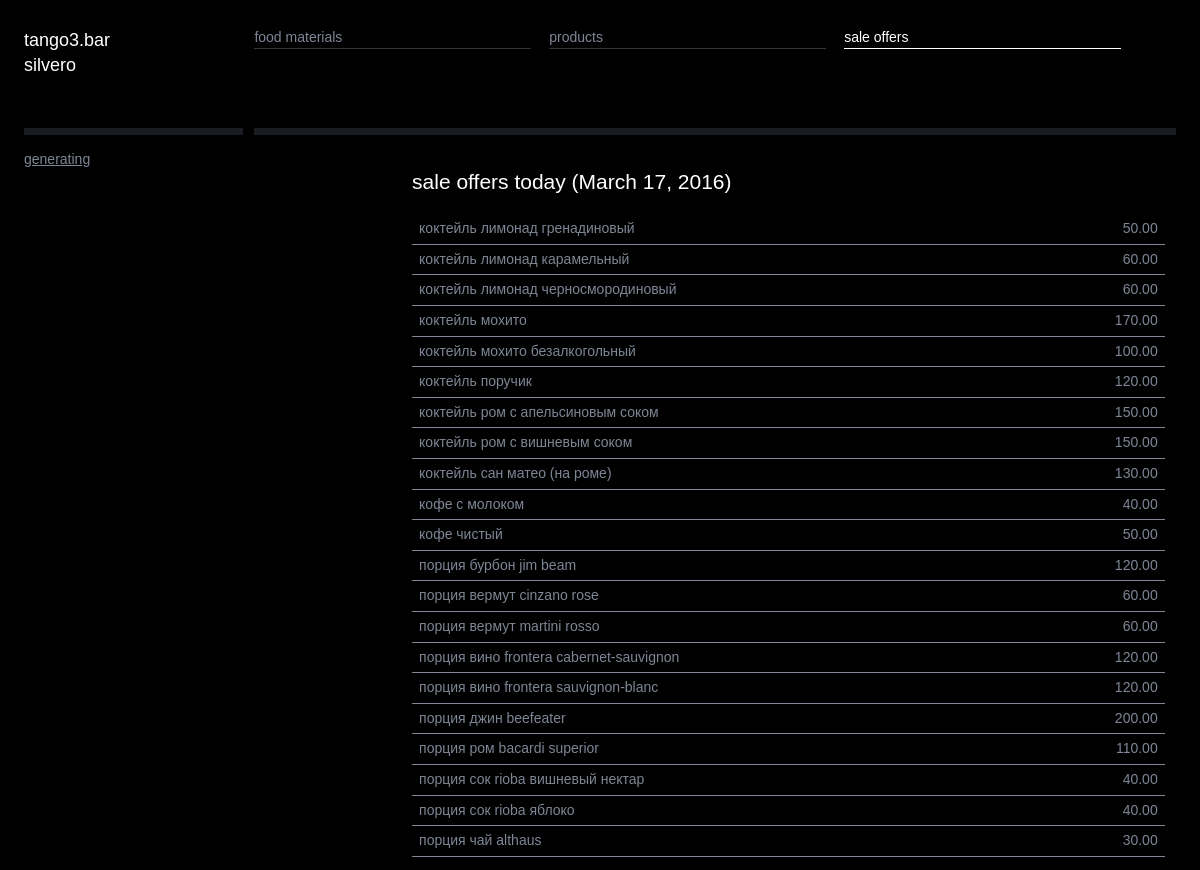
Screenshot of /bar/sale_offer_list (signed in) with the database file from the repository.
### bar/models.py (models this page shows, shortened)
class WorkDay(models.Model):
	date       = models.DateField()
	is_current = models.BooleanField(default=False)
	class Meta:
		ordering = ['-date']
	@staticmethod
	def get_current():
		return WorkDay.objects.get(is_current=True)

class SaleOffer(models.Model):
	product = models.ForeignKey(Product)
	day     = models.ForeignKey(WorkDay)
	cost    = models.DecimalField(max_digits=8, decimal_places=2, default=decimal.Decimal('0.00'))
	price   = models.DecimalField(max_digits=8, decimal_places=2, default=decimal.Decimal('0.00'))
	class Meta:
		ordering = ('product__name',)

class Product(models.Model):
	name        = models.CharField(max_length=200)
	recipe      = models.OneToOneField(Recipe)
	fixed_price = models.DecimalField(max_digits=8, decimal_places=2, default=0)
	rounding    = models.DecimalField(max_digits=8, decimal_places=2, default=1)
	markup      = models.DecimalField(max_digits=8, decimal_places=2, default=1)
	is_active   = models.BooleanField(default=False)

### bar/views.py (the view)
class SaleOfferListView(generic.ListView):
	model               = SaleOffer
	template_name       = 'bar/sale_offer_list.html'
	context_object_name = 'sale_offers'
	def get_queryset(self):
		day = WorkDay.get_current()
		return SaleOffer.objects.filter(day=day)
	def get_context_data(self, **kwargs):
		context = super(SaleOfferListView, self).get_context_data(**kwargs)
		context['user']  = self.request.user
		context['today'] = WorkDay.get_current()
		return context

### bar/templates/bar/sale_offer_list.html (shortened to what this page needs)
<!doctype html>
<html lang="en">
<head>
	{% load staticfiles %}
	<link rel="stylesheet" href={% static "css/style.css" %}>
</head>
<body>
	<div class="container">
		<header class="header clearfix">
			<div class="logo">
				tango3.bar<br/>
				{{ user }}
			</div>
			<nav class="menu_main">
				<ul>
					<li><a href={% url 'bar:food_material_list' %}>food materials</a></li>
					<li><a href={% url 'bar:product_list' %}>products</a></li>
					<li class="active"><a href={% url 'bar:sale_offer_list' %}>sale offers</a></li>
				</ul>
			</nav>
		</header>
		<div class="info">
			<article class="article clearfix">
				<div class="col_33">
					{% if user.is_authenticated %}
						<a href={% url 'bar:sale_offer_generator' %}>generating</a>
					{% else %}
						&nbsp;
					{% endif %}
				</div>
				<div class="col_66">
					{% if sale_offers %}
						<h2>sale offers today ({{ today.date }})</h2>
						<table class='table'>
							{% for sale_offer in sale_offers %}
								<tr>
									<td>{{ sale_offer.product.name }}</td>
									<td align='right'>{{ sale_offer.price }}</td>
								<tr>
							{% endfor %}
						</table>
					{% else %}
						no records
					{% endif %}
				</div>
			</article>
		</div>
	</div>
</body>

### bar/static/css/style.css (style rules this page uses)
.col_33 { width:31%; margin:0 2% 0 0; float:left; }
.col_66 { width:64%; margin:0 2% 0 0; float:left; }

### bar/static/css/skin.css (style rules this page uses)
body { font-family:arial, sans-serif; color:#7E8695; background:#000; }
a { color:#7E8695; }
ul li, ol li { padding:0 0 0.4em 0; }
.container { max-width:1300px; margin:0 auto; position:relative; }
.header { margin:0; padding:2em 2% 0 2%; position:fixed; z-index:10; height:107px; width:96%; background:#000; max-width:1240px; }
.logo { float:left; display:inline-block; font-size:18px; color:#fff; border-bottom:7px solid #1A1C21; width:19%; height:100px; }
.menu_main { width:80%; height:100px; float:right; border-bottom:7px solid #1A1C21; }
.menu_main a, .menu_main a:visited { display:inline-block; width:100%; border-bottom:1px solid #32353C; color:#7E8695; text-decoration:none; }
.menu_main li { display:inline-block; width:30%; float:left; margin:0 2% 0 0; }
.menu_main li.active a { border-bottom:1px solid #fff; color:#fff; cursor:default; }
.info { padding:150px 0 1em 2%; }
h1, h2 { font-weight:normal; color:#fff; }
.table { width:100%; }
.table td { padding:5px 7px; }
.table tr { border-bottom:1px solid #7E8695; }

### rows the page displays
WorkDay: date "March 17, 2016"
SaleOffer: product.name "коктейль лимонад гренадиновый", price "50.00"
SaleOffer: product.name "коктейль лимонад карамельный", price "60.00"
SaleOffer: product.name "коктейль лимонад черносмородиновый", price "60.00"
SaleOffer: product.name "коктейль мохито", price "170.00"
SaleOffer: product.name "коктейль мохито безалкогольный", price "100.00"
SaleOffer: product.name "коктейль поручик", price "120.00"
SaleOffer: product.name "коктейль ром с апельсиновым соком", price "150.00"
SaleOffer: product.name "коктейль ром с вишневым соком", price "150.00"
SaleOffer: product.name "коктейль сан матео (на роме)", price "130.00"
SaleOffer: product.name "кофе с молоком", price "40.00"
SaleOffer: product.name "кофе чистый", price "50.00"
SaleOffer: product.name "порция бурбон jim beam", price "120.00"
SaleOffer: product.name "порция вермут cinzano rose", price "60.00"
SaleOffer: product.name "порция вермут martini rosso", price "60.00"
SaleOffer: product.name "порция вино frontera cabernet-sauvignon", price "120.00"
SaleOffer: product.name "порция вино frontera sauvignon-blanc", price "120.00"
SaleOffer: product.name "порция джин beefeater", price "200.00"
SaleOffer: product.name "порция ром bacardi superior", price "110.00"
SaleOffer: product.name "порция сок rioba вишневый нектар", price "40.00"
SaleOffer: product.name "порция сок rioba яблоко", price "40.00"
SaleOffer: product.name "порция чай althaus", price "30.00"

### other values shown
{{ user }} "silvero"
